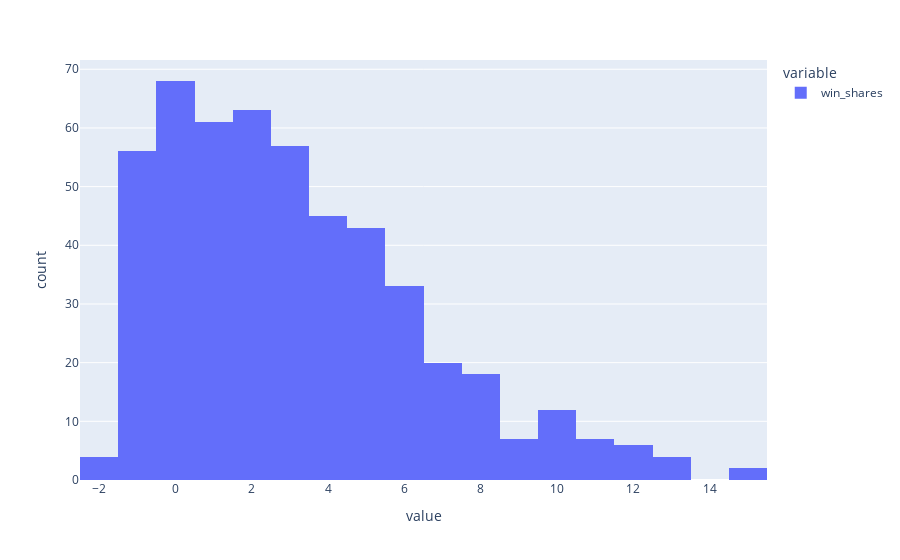

The cell this chart's notebook holds for it:
### Markdown cell above
Make a histogram of the second-last variable:

- with `px` do `histogram` using
    - dictVariable `dataframe` using:
        - In list `columns` get #from end `2`

### Code cell
px.histogram(dataframe[(columns[-2])])

#<xml xmlns="https://developers.google.com/blockly/xml"><variables><variable id="YtOOS!JE-+8IZ!JNUh]l">px</variable><variable id="SI@^,P?H2_w62.Ew9{z*">dataframe</variable><variable id="oE-(@ZKS@.ZEcZ:4m}~g">columns</variable></variables><block type="varDoMethod_Python" id="BA;^5Vw*oM|6hd_74/:@" x="-26" y="94"><mutation items="1"></mutation><field name="VAR" id="YtOOS!JE-+8IZ!JNUh]l">px</field><field name="MEMBER">histogram</field><data>px:histogram</data><value name="ADD0"><block type="indexer_Python" id=".iWL-sFz(DU}p-+fn6zT"><field name="VAR" id="SI@^,P?H2_w62.Ew9{z*">dataframe</field><value name="INDEX"><block type="lists_getIndex" id="!]IKF14Wuzm{F!JY(f-n"><mutation statement="false" at="true"></mutation><field name="MODE">GET</field><field name="WHERE">FROM_END</field><value name="VALUE"><block type="variables_get" id="mqAg;yY4ikBvRxHFWk35"><field name="VAR" id="oE-(@ZKS@.ZEcZ:4m}~g">columns</field></block></value><value name="AT"><block type="math_number" id="o[W})UJP`#WgNg2Xy8a4"><field name="NUM">2</field></block></value></block></value></block></value></block></xml>

### Figure 1 — Plotly figure (JSON) as saved in the notebook; plotly's stock layout.template omitted (floating-point values rounded to 4 significant figures; data arrays with more than 128 entries replaced by an {"elided": "..."} marker saying what was removed)
{"data": [{"alignmentgroup": "True", "bingroup": "x", "hovertemplate": "variable=win_shares<br>value=%{x}<br>count=%{y}<extra></extra>", "legendgroup": "win_shares", "marker": {"color": "#636efa", "pattern": {"shape": ""}}, "name": "win_shares", "offsetgroup": "win_shares", "orientation": "v", "showlegend": true, "type": "histogram", "x": {"elided": "506 float values"}, "xaxis": "x", "yaxis": "y"}], "layout": {"autosize": true, "barmode": "relative", "legend": {"title": {"text": "variable"}, "tracegroupgap": 0}, "margin": {"t": 60}, "xaxis": {"anchor": "y", "autorange": true, "domain": [0, 1], "range": [-2.5, 15.5], "title": {"text": "value"}, "type": "linear"}, "yaxis": {"anchor": "x", "autorange": true, "domain": [0, 1], "range": [0, 71.58], "title": {"text": "count"}}}}
